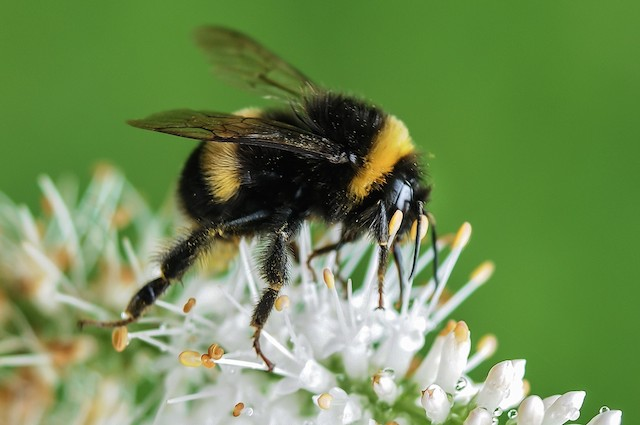
%> input picture SP/SLIC_mex/bee.jpg, 640 x 425 px
$ octave --eval "result = Gb_CSG(imread('../SP/SLIC_mex/bee.jpg'));"   (GNU Octave 9; MATLAB toolbox functions it lacks are replaced by stand-ins)
%> lines starting %> are read from the running program, lines starting %| are printed output that depends on the picture
### boundary/softSegs.m

% author: Marius Leordeanu
% last modified: October 2012

%--------------------------------------------------------------------------
% Gb Soft-segmentation Code Version 1
%--------------------------------------------------------------------------

% INPUT:  I - rgb color image

%--------------------------------------------------------------------------

% OUTPUT:

%   seg   - soft segmentation of the image I of dimension [nRows, nCols, 8];
%           each channel is obtained by PCA compression along the first eigenvectors dimensions
%           of a pool of soft foreground/background segmentations

% This code is for research use only.
% It is based on the following paper, which should be cited:

%  Marius Leordeanu, Rahul Sukthankar and Cristian Sminchisescu,
% "Efficient Closed-form Solution to Generalized Boundary Detection",
%  in ECCV 2012


function seg  = softSegs(I)

%disp(' soft segmentation ... :) ');

param.dW = 8;
param.dStep = 30;

param.dimH  = 15;
param.dimS  = 11;
param.dimV  = 7;

param.medfilt = 1;
param.ni = 1;
param.wFilt = 9;

maxSize = 300;

%% -----------------------------------------------------------------------

[nRows, nCols, aux] = size(I);
%> nRows = 425; nCols = 640; aux = 3

%% -------------------------------------

I = double(I);

I(:,:,1) = ni(I(:,:,1));
%> I: size 425x640x3 double
I(:,:,2) = ni(I(:,:,2));
%> I: size 425x640x3 double
I(:,:,3) = ni(I(:,:,3));
%> I: size 425x640x3 double

I = uint8(255*I);
%> I is the input picture: size 425x640x3 uint8; mean R, G, B 112, 140.8, 83.7

I2 = imresize(I, maxSize/max([nRows, nCols]));

[nRows2, nCols2, m] = size(I2);
%> nRows2 = 200; nCols2 = 300; m = 3

Ihsv = rgb2hsv(I2);
%> Ihsv: size 200x300x3 double; mean H, S, V 0.266, 0.449, 0.56

[Data, nDims] = getPCAData(Ihsv, param);

%% ---------------------------------------

k = 8;

Data = single(Data);

Data2 = (Data - repmat(mean(Data), nRows2*nCols2, 1));
M = Data2'*Data2;

[v,d] = eig(M);

v = v(:,size(M,1):-1:(size(M,1) - k + 1));

seg2 = reshape(Data2*v(:,1:k), nRows2, nCols2, k);

seg = zeros(nRows, nCols, size(seg2,3));

for i = 1:k

    seg(:,:,i) = imresize(seg2(:,:,i), [nRows, nCols]);

    if param.medfilt == 1
        seg(:,:,i) = medfilt2(seg(:,:,i), [param.wFilt, param.wFilt]);
    end

end

if param.ni == 1
    seg = ni(seg);
end

end

### boundary/ni.m
function I = ni(I)


I = double(I);

I = I - min(I(:));

I = I./(max(I(:))+eps);


end

### boundary/getPCAData.m
% author: Marius Leordeanu
% last modified: October 2012

%--------------------------------------------------------------------------
% This basically is a helper function for Gb Soft-segmentation softSegs(),
% it returns a pool of soft forgraound/background segmentations
%--------------------------------------------------------------------------

% This code is for research use only.
% It is based on the following paper, which should be cited:

%  Marius Leordeanu, Rahul Sukthankar and Cristian Sminchisescu,
% "Efficient Closed-form Solution to Generalized Boundary Detection",
%  in ECCV 2012


function [Data, nDim] = getPCAData(Ihsv, param)

dW = param.dW;

dStep = param.dStep;
dimH = param.dimH;
dimS = param.dimS;
dimV = param.dimV;

[nRows, nCols, aux] = size(Ihsv);
%> nRows = 200; nCols = 300; aux = 3

%% pre process color info

%forground histogram
h = Ihsv(:,:,1);
s = Ihsv(:,:,2);
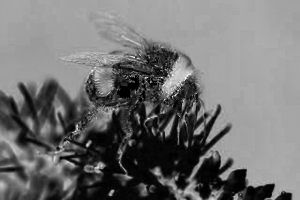
%> s: size 200x300 double; min 0, max 1, mean 0.449

v = ni(Ihsv(:,:,3));

% [7 lines of commented-out code are left out]

h = ni(h);
s = ni(s);

h = round(h*(dimH-1)+1);
v = round(v*(dimV-1)+1);
s = round(s*(dimS-1)+1);

im_col = h + (s-1)*dimH + (v-1)*dimH*dimS;
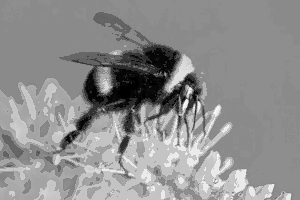
%> im_col: size 200x300 double; min 1, max 1083, mean 609.4; drawn with min black and max white

%% ----------------------------------------------------------------------

xs0 = (1+dW):8:(nCols-dW);
%> xs0 = 36 values from 9 to 289
ys0 = ((1+dW):8:(nRows-dW))';
%> ys0 = 23 values from 9 to 185

xs = repmat(xs0, length(ys0), 1);
ys = repmat(ys0, 1, length(xs0));

xs = xs(:);
ys = ys(:);

nPatches = length(xs);

X = zeros(nPatches, dimH*dimS*dimV);

for i = 1:nPatches

    c = im_col(ys(i)-dW:ys(i)+dW, xs(i)-dW:xs(i)+dW);

    X(i,c(:)) = 1;

end
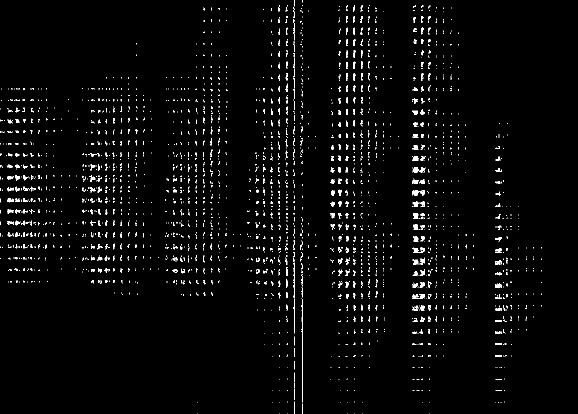
%> X: size 828x1155 double (shown at 1/2 size); values 0 (black) and 1 (white), 2.4% white in thin lines or dots

%% learn PCA space of object color distributions

meanX = sum(X)/nPatches;
%> meanX = 1155 values, max 0.661 at index 590, min 0 at index 2, mean 0.0241

X = X - repmat(meanX, size(X,1), 1);
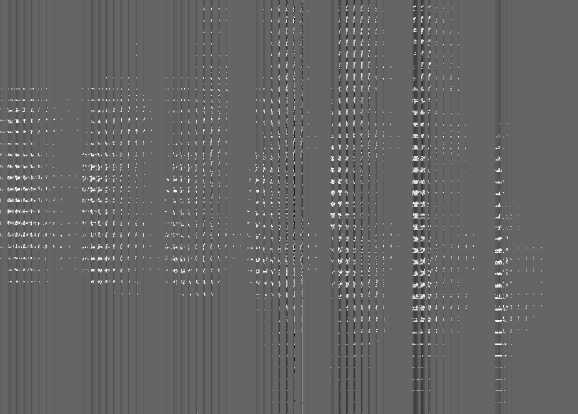
%> X: size 828x1155 double (shown at 1/2 size); min -0.661, max 0.998, mean -5.35e-19; drawn with min black and max white

meanX = meanX';

M = X'*X;

[e,v] = eig(M);

v = diag(v);
%> v = 1155 values from -1.23e-12 to 3486.9

energy = 0;

totalEnergy = sum(v);
%> totalEnergy = 19303.4

nDim = 0;

while energy < 0.5*totalEnergy

    nDim = nDim + 1;
    energy = energy + v(length(v)-nDim+1);

end
%> this loop made 7 passes
%> energy on passes 1 to 7: 3486.9, 6348.5, 7524.4, 8257, 8906.1, 9536.2, 10074

e = e(:,size(M,1):-1:size(M,1)-(nDim-1));

%% generate possible segmentations ---------------------------------------

xs0 = (1+dW):dStep:(nCols-dW);
ys0 = ((1+dW):dStep:(nRows-dW))';

xs = repmat(xs0, length(ys0), 1);
ys = repmat(ys0, 1, length(xs0));

xs = xs(:);
ys = ys(:);

nTrials = length(xs);

Data  = zeros(nRows*nCols, nTrials);

for i = 1:nTrials

    x0  = xs(i);
    y0  = ys(i);

    auxI = im_col(y0-dW:y0+dW, x0-dW:x0+dW);

    c = zeros(dimH*dimS*dimV,1);

    c(auxI(:)) = 1;

    c = c - meanX;

    c1  = meanX;
    c0  = meanX;

    for k = 1:nDim

        coef = c'*e(:,k);

        c1 = c1 + coef*e(:,k);

        c0 = c0 - coef*e(:,k);

    end

    c1(c1 < 0) = 0;
    c0(c0 < 0) = 0;

    Data(:, i) = c1(im_col(:))./(c1(im_col(:)) + c0(im_col(:)) + eps);

end
%> after the loop, c = 1155 values, max 0.988 at index 395, min -0.32 at index 574, mean 0.00963; c0 = 1155 values, max 0.69 at index 590, min 0 at index 2, mean 0.0299; c1 = 1155 values, max 0.938 at index 846, min 0 at index 2, mean 0.0372
%> in softSegs, `[Data, nDims] = getPCAData(Ihsv, param);`: nDims = 7

return

### boundary/GbC_lambda.m
% author: Marius Leordeanu
% last modified: October 2012

%--------------------------------------------------------------------------
% Gb Code Version 1
%--------------------------------------------------------------------------

% INPUT:  I      - rgb color image
%         wC     - window radius (2-4% of the image diagonal)
%         alpha  - weighting of ab channels vs L channel (in Lab space)
%                  a good value is usually in the interval [1 ... 2]

%--------------------------------------------------------------------------

% OUTPUT:

%         gb_lambda   - continuous Gb boundaries using Color (C) only
%                       without the final logistic classifier and nonlocal maxima suppression;
%                       it outputs the square root of the eigenvalue (norm of boundary height vector)

%
%         or          - boundary orientation, in
%                       degrees between 0 and 180
%

% This code is for research use only.
% It is based on the following paper, which should be cited:

%  Marius Leordeanu, Rahul Sukthankar and Cristian Sminchisescu,
% "Efficient Closed-form Solution to Generalized Boundary Detection",
%  in ECCV 2012


function [gb_lambda, or] =  GbC_lambda(I, wC, alpha)
%> called with wC = 12, alpha = 1.9

epsilon = 1;

%% INITIALIZATION ------------------------------------------------------------

nRows = size(I,1);
nCols = size(I,2);

nSamples_C = (2*wC+1)^2;

%this will improve the colors of the image ------------------------
I = double(I);

I(:,:,1) = ni(I(:,:,1));
I(:,:,2) = ni(I(:,:,2));
I(:,:,3) = ni(I(:,:,3));

Ilab = rgb2lab(I); %cielab is better for matching human perception
%> Ilab: size 425x640x3 double; mean of channels 1, 2, 3 54.8, -19.8, 27

wgauss_C = fspecial('gaussian', [2*wC+1,2*wC+1], wC/(2*sqrt(2)));
wgauss_C = wgauss_C(:);

% ------------------------------------------
% ML ----------------------------------

aux1 = repmat(1:(2*wC+1), (2*wC+1),1 );
aux2 = aux1';

XP = [aux2(:), aux1(:)];
XP = XP - repmat(mean(XP), nSamples_C, 1);

normX = sqrt(sum(XP.^2,2));
ff = find(normX > epsilon);

XP(ff,:) = epsilon*XP(ff,:)./repmat(normX(ff),1,2);

XP(:,1) = wgauss_C.*XP(:,1);
XP(:,2) = wgauss_C.*XP(:,2);

ff2 = find(normX > wC);
XP(ff2,:) = 0;

auxMC = XP'/(sum(abs(XP(:,1))));

%%

t = reshape(auxMC, 2, 2*wC + 1, 2*wC + 1);
Gx = squeeze(t(1, :, :));
Gy = squeeze(t(2, :, :));

%% get boundaries ---------------------------------------------------------

f1 =  1:(nRows*nCols);
ys = mod(f1-1,nRows)+1;
xs = floor(f1/nRows) + 1;

f2 = find(xs > wC & xs <= nCols - wC & ys > wC & ys <= nRows - wC);

xs = xs(f2);
ys = ys(f2);

f = f1(f2);

gb   = zeros(nRows*nCols,1);
or_C = zeros(nRows*nCols,2);

%alpha = 2.25; %weighs the importance of 'ab' (together) vs. 'L' in Lab space

Ilab(:,:,2:3) = double(alpha*Ilab(:,:,2:3));
%> Ilab: size 425x640x3 double; mean of channels 1, 2, 3 54.8, -37.5, 51.4

t1 = tic;
resp_Ix = imfilter(Ilab, Gx, 'symmetric');
%> resp_Ix: size 425x640x3 double; mean of channels 1, 2, 3 0.2, 0.5, -0.5
resp_Iy = imfilter(Ilab, Gy, 'symmetric');
%> resp_Iy: size 425x640x3 double; mean of channels 1, 2, 3 0, -0.2, 0.1

resp_Ix = reshape(resp_Ix, nRows*nCols, 3);
resp_Iy = reshape(resp_Iy, nRows*nCols, 3);

Ms = zeros(nRows*nCols, 4);
Ms(:, 1) = resp_Ix(:, 1) .^2 + resp_Ix(:, 2) .^ 2 + resp_Ix(:, 3) .^ 2; %a
Ms(:, 2) = resp_Ix(:, 1) .* resp_Iy(:, 1) + resp_Ix(:, 2) .* resp_Iy(:, 2) + resp_Ix(:, 3) .* resp_Iy(:, 3); %b=c
Ms(:, 3) = Ms(:, 2); %b=c
Ms(:, 4) = resp_Iy(:, 1) .^2 + resp_Iy(:, 2) .^ 2 + resp_Iy(:, 3) .^ 2; %d

T = Ms(:, 1) + Ms(:, 4);
D = Ms(:, 1) .* Ms(:, 4) - Ms(:, 2) .* Ms(:, 2);

f = find(Ms(:, 2) ~= 0);
%> f = 272000 values from 1 to 272000

gb(:) = Ms(:, 1);
gb(f) = T(f)/2 + sqrt((T(f) .^ 2 ) /4 - D(f));

or_C(:, 1) = 0;
or_C(f, 1) = -Ms(f, 2);
or_C(:, 2) = 1;
or_C(f, 2) = gb(f) - Ms(f, 1);

Norm = sqrt(or_C(:, 1) .^ 2 + or_C(:, 2) .^2);
or_C(:, 1) = or_C(:, 1) ./Norm;
or_C(:, 2) = or_C(:, 2) ./Norm;

% gb = [ones(nRows*nCols,1), sqrt(gb)]*bc(1:2);
% gb = 1./(1 + exp(reshape(gb, nRows, nCols)));

gb_lambda = ni(reshape(sqrt(gb), nRows, nCols));
%> in ni (call 11), `I = double(I);`:
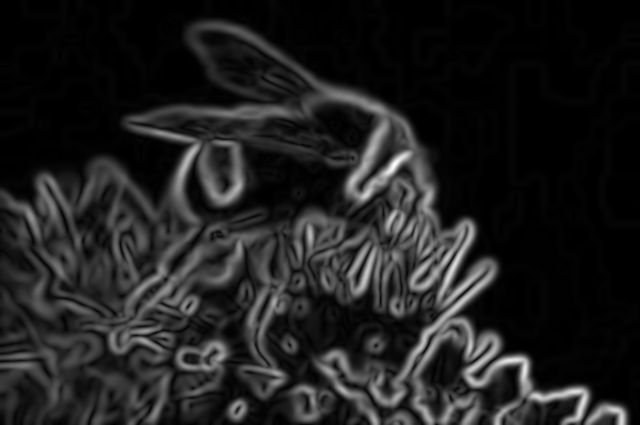
%> I: size 425x640 double; min 0.000822, max 59.17, mean 7.5; drawn with min black and max white

% or_C2 = reshape(atan2(-or_C(:,1), or_C(:,2)), nRows, nCols);
% or_C2(or_C2<0) = or_C2(or_C2<0)+pi;            % Map angles to 0-pi.
% or_C2 = or_C2*180/pi;                        % Convert to degrees.

or_C = reshape(atan2(or_C(:,1), or_C(:,2)), nRows, nCols);
or_C(or_C<0) = or_C(or_C<0)+pi;            % Map angles to 0-pi.
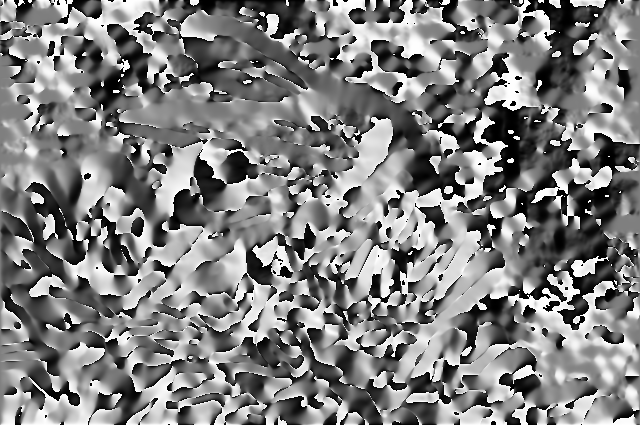
%> or_C: size 425x640 double; min 2.34e-06, max 3.14, mean 1.58; drawn with min black and max white
or = or_C*180/pi;                        % Convert to degrees.
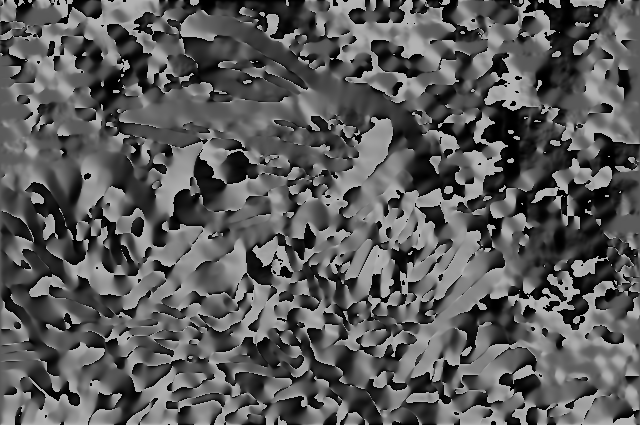
%> or: size 425x640 double; min 0.000134, max 180, mean 90.7

%[gb_thin, loc]  = nonmaxsup(gb, or, 2);  % non local max suppression

%or = or_C;

return;

### boundary/Gb_data_lambda.m
% author: Marius Leordeanu
% last modified: October 2012

%--------------------------------------------------------------------------
% Gb Code Version 1
%--------------------------------------------------------------------------

% INPUT:  data      - image layers (any number) - they should be properly scaled
%         wSize     - window radius (2-4% of the image diagonal)


%--------------------------------------------------------------------------

% OUTPUT:

%         gb_lambda   - continuous Gb boundaries
%                       without the final logistic classifier and nonlocal maxima suppression;
%                       it outputs the square root of the eigenvalue (norm of boundary height vector)

%
%         or          - boundary orientation, in
%                       degrees between 0 and 180
%

% This code is for research use only.
% It is based on the following paper, which should be cited:

%  Marius Leordeanu, Rahul Sukthankar and Cristian Sminchisescu,
% "Efficient Closed-form Solution to Generalized Boundary Detection",
%  in ECCV 2012


function [gb_lambda, or] =  Gb_data_lambda(data, wSize)
%> called with wSize = 31

%% LEARNED PARAMS -------------------------------------------------------

nDims = size(data,3);

% for i = 1:nDims
%     data(:,:,i) = w(i)*data(:,:,i);
% end

epsilon = 1;

%% INITIALIZATION ------------------------------------------------------------

nRows = size(data,1);
nCols = size(data,2);

wC =  wSize; %max(2, round(0.02*norm([nRows, nCols])));

nSamples_C = (2*wC+1)^2;

wgauss_C = fspecial('gaussian', [2*wC+1,2*wC+1], wC/(2*sqrt(2)));
wgauss_C = wgauss_C(:);

% ------------------------------------------
% ML ----------------------------------

aux1 = repmat(1:(2*wC+1), (2*wC+1),1 );
aux2 = aux1';

XP = [aux2(:), aux1(:)];
XP = XP - repmat(mean(XP), nSamples_C, 1);

normX = sqrt(sum(XP.^2,2));
ff = find(normX > epsilon);

XP(ff,:) = epsilon*XP(ff,:)./repmat(normX(ff),1,2);

XP(:,1) = wgauss_C.*XP(:,1);
XP(:,2) = wgauss_C.*XP(:,2);

ff2 = find(normX > wC);
XP(ff2,:) = 0;

auxMC = XP'/(sum(abs(XP(:,1))));

%%

t = reshape(auxMC, 2, 2*wC + 1, 2*wC + 1);
Gx = squeeze(t(1, :, :));
Gy = squeeze(t(2, :, :));

% keyboard;
%% get boundaries ---------------------------------------------------------

f1 =  1:(nRows*nCols);
ys = mod(f1-1,nRows)+1;
xs = floor(f1/nRows) + 1;

f2 = find(xs > wC & xs <= nCols - wC & ys > wC & ys <= nRows - wC);

xs = xs(f2);
ys = ys(f2);

f = f1(f2);

gb   = zeros(nRows*nCols,1);
or_C = zeros(nRows*nCols,2);

%alpha = 2.25; %weighs the importance of 'ab' (together) vs. 'L' in Lab space

%> the run ends on the next line
resp_Ix = imfilter(data, Gx, 'symmetric');
resp_Iy = imfilter(data, Gy, 'symmetric');

resp_Ix = reshape(resp_Ix, nRows*nCols, nDims);
resp_Iy = reshape(resp_Iy, nRows*nCols, nDims);

Ms = zeros(nRows*nCols, 4);

for i = 1:nDims

    Ms(:, 1) = Ms(:, 1) + resp_Ix(:, i) .^2; %a
    Ms(:, 2) = Ms(:, 2) + resp_Ix(:, i) .* resp_Iy(:, i); %b=c
    Ms(:, 4) = Ms(:, 4) + resp_Iy(:, i) .^2; %d

end

Ms(:, 3) = Ms(:, 2); %b=c

T = Ms(:, 1) + Ms(:, 4);
D = Ms(:, 1) .* Ms(:, 4) - Ms(:, 2) .* Ms(:, 2);
f = find(Ms(:, 2) ~= 0);

gb(:) = Ms(:, 1);
gb(f) = T/2 + sqrt((T .^ 2 ) /4 - D);

or_C(:, 1) = 0;
or_C(f, 1) = -Ms(:, 2);
or_C(:, 2) = 1;
or_C(f, 2) = gb(:) - Ms(:, 1);


Norm = sqrt(or_C(:, 1) .^ 2 + or_C(:, 2) .^2);
or_C(:, 1) = or_C(:, 1) ./Norm;
or_C(:, 2) = or_C(:, 2) ./Norm;

gb_lambda = ni(reshape(sqrt(gb), nRows, nCols));

or_C = reshape(atan2(or_C(:,1), or_C(:,2)), nRows, nCols);
or_C(or_C<0) = or_C(or_C<0)+pi;            % Map angles to 0-pi.
or_C = or_C*180/pi;                        % Convert to degrees.

%[gb_thin, loc]  = nonmaxsup(gb, or_C, 2);  % non local max suppression
or = or_C;

return;

### boundary/Gb_CSG.m
% author: Marius Leordeanu
% last modified: October 2012

%--------------------------------------------------------------------------
% Gb Code Version 1
%--------------------------------------------------------------------------

% INPUT:  I - rgb color image

%--------------------------------------------------------------------------

% OUTPUT:

%         gb_thin_CSG  - thin Gb boundaries using Color (C), Soft-segmentation (S) and Geometric grouping (G)
%                        with nonlocal maxima suppression
%         gb_thin_CS   - thin Gb boundaries using Color (C) and Soft-segmentation (S)
%                        with nonlocal maxima suppression
%         gb_CS        - continuous Gb boundaries using Color (C) and Soft-segmentation (S)
%                        without nonlocal maxima suppression
%
%         orC          - orientation computed from color channels, in
%                        degrees between 0 and 180
%
%         edgeImage      - color image with different pieces of contours in
%                          different colors; use it for visualization
%
%         edgeComponents - of the same size as I, with each contour having
%                          a unique integer assigned; a possible use is to find all
%                          pixels belonging to one contour


% NOTE: gb_thin_CSG has better accuracy than gb_thin_CS

% This code is for research use only.
% It is based on the following paper, which should be cited:

%  Marius Leordeanu, Rahul Sukthankar and Cristian Sminchisescu,
% "Efficient Closed-form Solution to Generalized Boundary Detection",
%  in ECCV 2012

function [gb_thin_CSG, gb_thin_CS, gb_CS, orC, edgeImage, edgeComponents] = Gb_CSG(I)

[nRows, nCols, aux] = size(I);
imDiag = norm([nRows, nCols]);

wS = round(0.041*imDiag);
wC = round(0.016*imDiag);

alpha_AB = 1.9;

%disp('soft-segmentation ...');

seg = softSegs(I);

%disp('Gb: color + soft-segmentation ... ');

[gbC, orC] =  GbC_lambda(I, wC, alpha_AB);
[gbS, orS] =  Gb_data_lambda(seg, wS);

gb_CS = ni(gbC.*ni(gbS));

[gb_thin_CS, loc]  = nonmaxsup(gb_CS, orC, 2);

%disp('contour reasoning ... ');

[gb_thin_CSG, edgeImage, edgeComponents] = Gb_geom(gb_thin_CS, orC);

end
